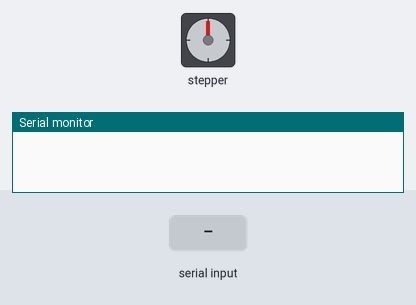
A program run on a simulated Arduino Uno, built with avr-gcc and run on an emulated ATmega328P. On the bench: stepper motor, the last lines printed to the serial monitor. Wiring (inferred from the names in the program): stepper motor driver (200 steps per turn assumed): step pin 3; direction pin 2. The inputs (shaded band) are chosen by the test bench.

Above: at 1.2 s.
1.3 s: "90,45\n" received over Serial
At 3.2 s:
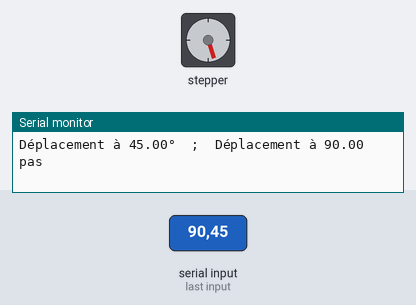
4.3 s: "30,150\n" received over Serial
At 4.9 s:
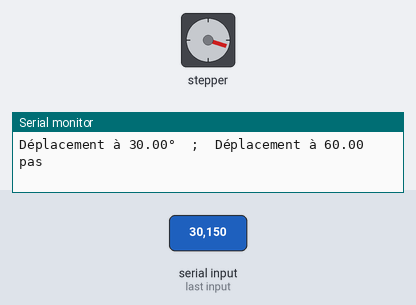
7.3 s: "90\n" received over Serial
At 9.8 s:
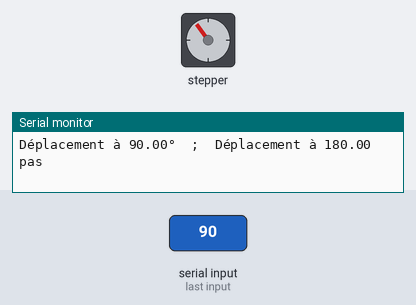
Timing chart, 0 to 11.3 s (numbered marks = the images above; inputs shaded):
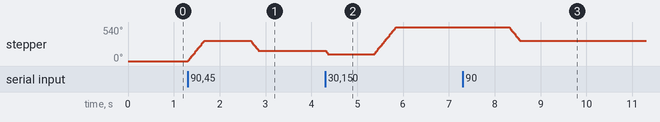

Measured:
- after the input at 1.3 s, stepper: turns 324° clockwise in 0.36 s, then 162° counter-clockwise in 0.18 s
- after the input at 4.3 s, stepper: turns 54° counter-clockwise in 0.06 s, then 432° clockwise in 0.48 s
- after the input at 7.3 s, stepper: turns 216° counter-clockwise in 0.24 s, starting after 1.0 s

The program:

main.cpp
```cpp
#include <Arduino.h>
#include <Motor.h>
#include <functions.h>
#include <config.h>

Motor moteur = Motor(stepPin, dirPin, stepPerRev, speed);

void setup()
{
  Serial.begin(115200);
  pinMode(stepPin, OUTPUT);
  pinMode(dirPin, OUTPUT);
}
void loop()
{
  if (Serial.available() > 0)
  {
    float pos = Serial.parseFloat(SKIP_ALL, '\n');
    Serial.print("Déplacement à ");
    Serial.print(pos);
    Serial.print("°  ;  ");
    Serial.print("Déplacement à ");
    Serial.print(angleToStep(pos));
    Serial.println(" pas");
    if (pos <= 360)
    {
      moteur.moveTo((int)angleToStep(pos));
    }
    else
    {
      Serial.println("L'angle doit être <= à 360°");
    }
  }
}
```

functions.h
```cpp
#include <config.h>

float remap(float x, float in_min, float in_max, float out_min, float out_max)
{
  return (x - in_min) * (out_max - out_min) / (in_max - in_min) + out_min;
}

float angleToStep(float angle)
{
  return remap(angle * 3.6, 0, 360, 0, stepPerRev);
}
```

Motor.cpp
```cpp
#include <Motor.h>
#include <Arduino.h>

Motor::Motor(int stepPin, int dirPin, int stepPerRev, int speed)
{
  this->_stepPin = stepPin;
  this->_dirPin = dirPin;
  this->_stepPerRev = stepPerRev;
  this->_oldPosition = 0;
  this->_speed = speed;
};

void Motor::moveTo(int step)
{
  int move;
  if(step == this->_position){
    return;
  }
  if (step > this->_position)
  {
    digitalWrite(this->_dirPin, HIGH);
    move = step - this->_position;
  }
  if (step < this->_position)
  {
    digitalWrite(this->_dirPin, LOW);
    move = this->_position - step;
  }

  for (int i = 0; i < move; i++) {
    digitalWrite(this->_stepPin, HIGH);
    delayMicroseconds(500*this->_speed);
    digitalWrite(this->_stepPin, LOW);
    delayMicroseconds(500*this->_speed);
  }

  this->_position = step;
};

int Motor::getPosition(){
  return this->_position;
};
```

Motor.h
```cpp
class Motor {

 public:

  Motor(int stepPin, int dirPin, int stepPerRev, int speed);

  void moveTo(int step);
  int getPosition();
  int _position;
  int _oldPosition;

 private:
  int _stepPin;
  int _dirPin;
  int _stepPerRev;
  int _speed;
};
```

config.h
```cpp
#define dirPin 2
#define stepPin 3
#define motorInterfaceType 1
#define stepPerRev 200
#define speed 2
```
